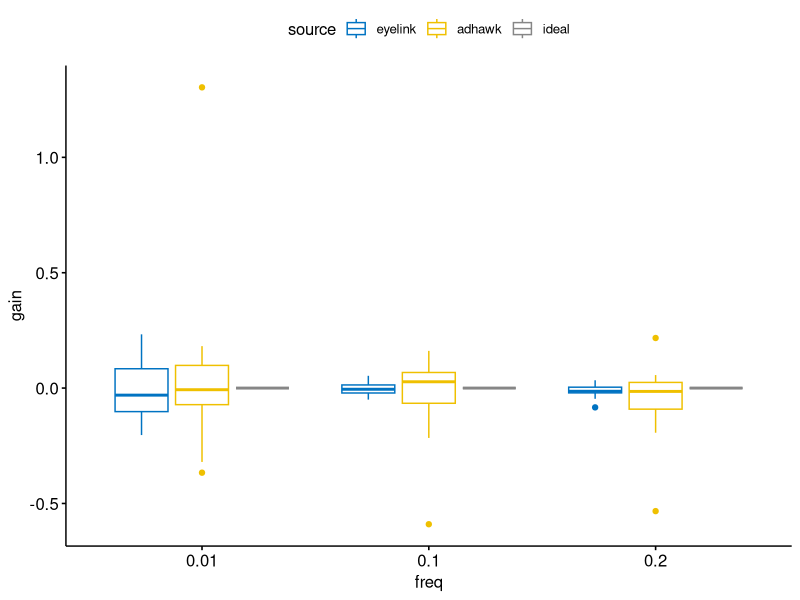

Write the R code that produced this figure. (Note: this script raises an error after producing the figure.)
# Load libraries
library(tidyverse)
library(ggpubr)
library(rstatix)

# Read data
tbl_data = read.csv(file = "gain_anova_vsp.csv")
tbl_data$source <- factor(tbl_data$source , levels=c("eyelink", "adhawk", "ideal"))
tbl_data$freq <- factor(tbl_data$freq , levels=c(0.01, 0.1, 0.2))

# Summary stats
summary <- tbl_data %>%
  group_by(source, freq) %>%
  get_summary_stats(gain, type = "mean_sd")
summary

# Visualize summary
bxp <- ggboxplot(
  tbl_data, x = "freq", y = "gain",
  color = "source", palette = "jco",
)
bxp

# Test normality
tbl_data %>%
  group_by(source, freq) %>%
  shapiro_test(gain)

# Homogeneity of variance (each within group factor)
tbl_data %>%
  group_by(freq) %>%
  levene_test(gain ~ source)

# ANOVA
res.aov <- anova_test(
  data = tbl_data, dv = gain, wid = subject,
  within = freq,
  between = source
)
tbl.aov <- get_anova_table(res.aov)
tbl.aov
